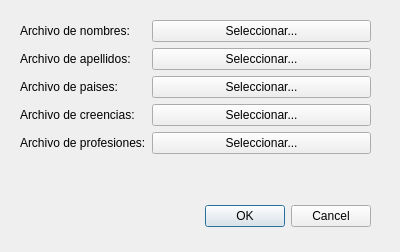
<?xml version="1.0" encoding="UTF-8"?>
<ui version="4.0">
 <class>StartDialog</class>
 <widget class="QDialog" name="StartDialog">
  <property name="geometry">
   <rect>
    <x>0</x>
    <y>0</y>
    <width>400</width>
    <height>252</height>
   </rect>
  </property>
  <property name="windowTitle">
   <string>Dialog</string>
  </property>
  <widget class="QDialogButtonBox" name="buttonBox">
   <property name="geometry">
    <rect>
     <x>30</x>
     <y>200</y>
     <width>341</width>
     <height>32</height>
    </rect>
   </property>
   <property name="orientation">
    <enum>Qt::Horizontal</enum>
   </property>
   <property name="standardButtons">
    <set>QDialogButtonBox::Cancel|QDialogButtonBox::Ok</set>
   </property>
  </widget>
  <widget class="QWidget" name="formLayoutWidget">
   <property name="geometry">
    <rect>
     <x>20</x>
     <y>20</y>
     <width>351</width>
     <height>161</height>
    </rect>
   </property>
   <layout class="QFormLayout" name="formLayout">
    <item row="0" column="0">
     <widget class="QLabel" name="label">
      <property name="text">
       <string>Archivo de nombres:</string>
      </property>
     </widget>
    </item>
    <item row="1" column="0">
     <widget class="QLabel" name="label_2">
      <property name="text">
       <string>Archivo de apellidos:</string>
      </property>
     </widget>
    </item>
    <item row="2" column="0">
     <widget class="QLabel" name="label_3">
      <property name="text">
       <string>Archivo de paises:</string>
      </property>
     </widget>
    </item>
    <item row="3" column="0">
     <widget class="QLabel" name="label_4">
      <property name="text">
       <string>Archivo de creencias:</string>
      </property>
     </widget>
    </item>
    <item row="4" column="0">
     <widget class="QLabel" name="label_5">
      <property name="text">
       <string>Archivo de profesiones:</string>
      </property>
     </widget>
    </item>
    <item row="0" column="1">
     <widget class="QPushButton" name="btnNombres">
      <property name="text">
       <string>Seleccionar...</string>
      </property>
     </widget>
    </item>
    <item row="1" column="1">
     <widget class="QPushButton" name="btnApellidos">
      <property name="text">
       <string>Seleccionar...</string>
      </property>
     </widget>
    </item>
    <item row="2" column="1">
     <widget class="QPushButton" name="btnPaises">
      <property name="text">
       <string>Seleccionar...</string>
      </property>
     </widget>
    </item>
    <item row="3" column="1">
     <widget class="QPushButton" name="btnCreencias">
      <property name="text">
       <string>Seleccionar...</string>
      </property>
     </widget>
    </item>
    <item row="4" column="1">
     <widget class="QPushButton" name="btnProfesiones">
      <property name="text">
       <string>Seleccionar...</string>
      </property>
     </widget>
    </item>
   </layout>
  </widget>
 </widget>
 <resources/>
 <connections>
  <connection>
   <sender>buttonBox</sender>
   <signal>rejected()</signal>
   <receiver>StartDialog</receiver>
   <slot>reject()</slot>
   <hints>
    <hint type="sourcelabel">
     <x>316</x>
     <y>260</y>
    </hint>
    <hint type="destinationlabel">
     <x>286</x>
     <y>274</y>
    </hint>
   </hints>
  </connection>
 </connections>
</ui>
